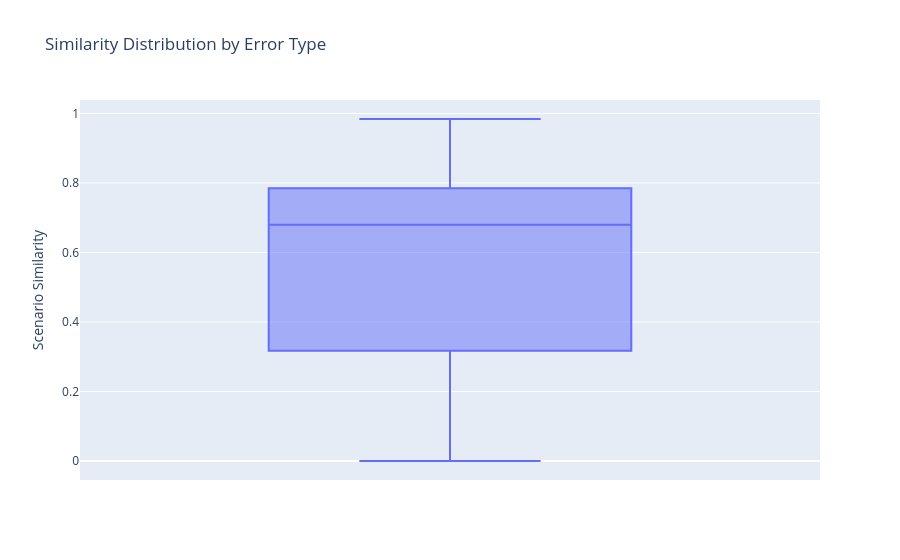

The notebook cell saved with this chart:
### Code cell
import plotly.express as px

# Criar o boxplot
fig = px.box(given_then_df, y='Scenario Similarity', 
             title='Similarity Distribution by Error Type',
             labels={'Scenario Similarity': 'Scenario Similarity', 'tipo_de_erro': 'Type Error'})

# Exibir o gráfico
fig.show()

### Figure 1 — Plotly figure (JSON) as saved in the notebook; plotly's stock layout.template omitted (floating-point values rounded to 4 significant figures; data arrays with more than 128 entries replaced by an {"elided": "..."} marker saying what was removed)
{"data": [{"alignmentgroup": "True", "hovertemplate": "Scenario Similarity=%{y}<extra></extra>", "legendgroup": "", "marker": {"color": "#636efa"}, "name": "", "notched": false, "offsetgroup": "", "orientation": "v", "showlegend": false, "type": "box", "x0": " ", "xaxis": "x", "y": {"elided": "464 float values"}, "y0": " ", "yaxis": "y"}], "layout": {"boxmode": "group", "legend": {"tracegroupgap": 0}, "title": {"text": "Similarity Distribution by Error Type"}, "xaxis": {"anchor": "y", "domain": [0, 1]}, "yaxis": {"anchor": "x", "domain": [0, 1], "title": {"text": "Scenario Similarity"}}}}
